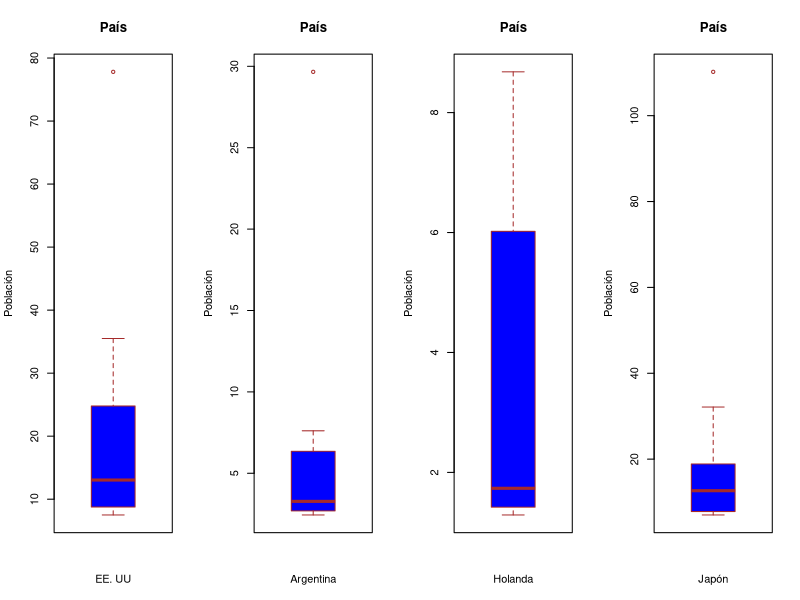

Here is the R script that generated this plot:
## ---- chunk 1
knitr::opts_chunk$set(echo = TRUE)
## ---- chunk 2
summary(cars)
argentina <- c(29.66,7.61,6.35,4.10,3.80,2.75,2.70,2.69,2.51,2.44)
eeuu <- c(77.81,35.50,24.79,20.02,16.70,9.39,9.38,8.76,7.63,7.50)
holanda <- c(8.68,7.31,6.02,2.64,1.75,1.72,1.51,1.42,1.31,1.29)
japon <- c(110.21,32.14,18.88,16.38,13.37,11.92,10.71,7.80,7.70,7.00)


## ---- chunk 3

par(mfrow = c(1,4))
boxplot(eeuu,
        main = "País",
        xlab = "EE. UU",
        ylab = "Población",
        col = "blue",
        border = "brown",
        vertical = TRUE,
        notch = FALSE
)
segments(x0 = mean(eeuu), y0 = 0.8,
         x1 = mean(eeuu), y1 = 1.2,
         col = "red", lwd = 1)
points(mean(eeuu), 1, col = 3, pch = 19)

boxplot(argentina,
        main = "País",
        xlab = "Argentina",
        ylab = "Población",
        col = "blue",
        border = "brown",
        vertical = TRUE,
        notch = FALSE
)
boxplot(holanda,
       main = "País",
        xlab = "Holanda",
        ylab = "Población",
        col = "blue",
        border = "brown",
        vertical = TRUE,
        notch = FALSE
)
boxplot(japon,
       main = "País",
        xlab = "Japón",
        ylab = "Población",
        col = "blue",
        border = "brown",
        vertical = TRUE,
        notch = FALSE
)
